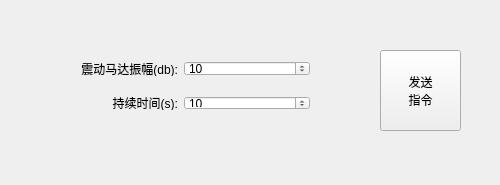
<?xml version="1.0" encoding="UTF-8"?>
<ui version="4.0">
 <class>SleepInterventionWidget</class>
 <widget class="QWidget" name="SleepInterventionWidget">
  <property name="geometry">
   <rect>
    <x>0</x>
    <y>0</y>
    <width>500</width>
    <height>185</height>
   </rect>
  </property>
  <property name="windowTitle">
   <string>SleepInterventionWidget</string>
  </property>
  <widget class="QPushButton" name="send">
   <property name="geometry">
    <rect>
     <x>380</x>
     <y>50</y>
     <width>81</width>
     <height>81</height>
    </rect>
   </property>
   <property name="text">
    <string>发送
指令</string>
   </property>
  </widget>
  <widget class="QWidget" name="verticalLayoutWidget">
   <property name="geometry">
    <rect>
     <x>40</x>
     <y>50</y>
     <width>281</width>
     <height>71</height>
    </rect>
   </property>
   <layout class="QVBoxLayout" name="data_vbox">
    <property name="spacing">
     <number>20</number>
    </property>
    <item>
     <layout class="QHBoxLayout" name="amplitude_hbox">
      <item>
       <widget class="QLabel" name="amplitude_label">
        <property name="text">
         <string>震动马达振幅(db):</string>
        </property>
        <property name="alignment">
         <set>Qt::AlignRight|Qt::AlignTrailing|Qt::AlignVCenter</set>
        </property>
       </widget>
      </item>
      <item>
       <widget class="QSpinBox" name="amplitude">
        <property name="minimum">
         <number>0</number>
        </property>
        <property name="maximum">
         <number>255</number>
        </property>
        <property name="value">
         <number>10</number>
        </property>
       </widget>
      </item>
     </layout>
    </item>
    <item>
     <layout class="QHBoxLayout" name="time_hbox">
      <item>
       <widget class="QLabel" name="time_label">
        <property name="text">
         <string>持续时间(s):</string>
        </property>
        <property name="alignment">
         <set>Qt::AlignRight|Qt::AlignTrailing|Qt::AlignVCenter</set>
        </property>
       </widget>
      </item>
      <item>
       <widget class="QSpinBox" name="time">
        <property name="maximum">
         <number>255</number>
        </property>
        <property name="value">
         <number>10</number>
        </property>
       </widget>
      </item>
     </layout>
    </item>
   </layout>
  </widget>
 </widget>
 <layoutdefault spacing="6" margin="11"/>
 <resources/>
 <connections/>
</ui>
